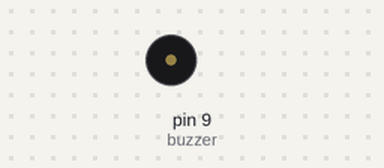
The sketch below on a simulated Arduino Uno, built with avr-gcc and run on an emulated ATmega328P. On the bench: buzzer (waves = sounding).

Above: at 0.5 s.
At 2.6 s:
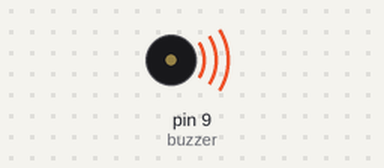
Timing chart, 0 to 6.0 s (numbered marks = the images above):
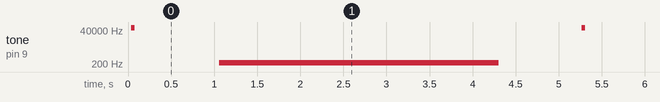

The sketch:

Buzzer.ino
```cpp
// (licence header left out)
int buzzer = 9;

void setup()
{
    pinMode(buzzer, OUTPUT);
}

void loop()
{
    for (int i=0; i<800; i++)  // 1k HZ
    {
        //设置频率声音
        digitalWrite(buzzer, HIGH);
        delay(0.5);
        digitalWrite(buzzer, LOW);
        delay(0.5);
    }
    delay(1000);
    for (int i=0;i<800;i++)   // 250 HZ
    {
        //设置频率声音
        digitalWrite(buzzer, HIGH);
        delay(2);
        digitalWrite(buzzer, LOW);
        delay(2);
    }
    delay(1000);
}
```

Measured:
- by itself, tone on pin 9 (buzzer): plays 57552 Hz for 0.04 s, 249 Hz for 3.2 s, 57552 Hz for 0.04 s, 249 Hz for 3.2 s, 57556 Hz for 0.04 s, 249 Hz for 3.2 s … (50 notes in this stretch)
